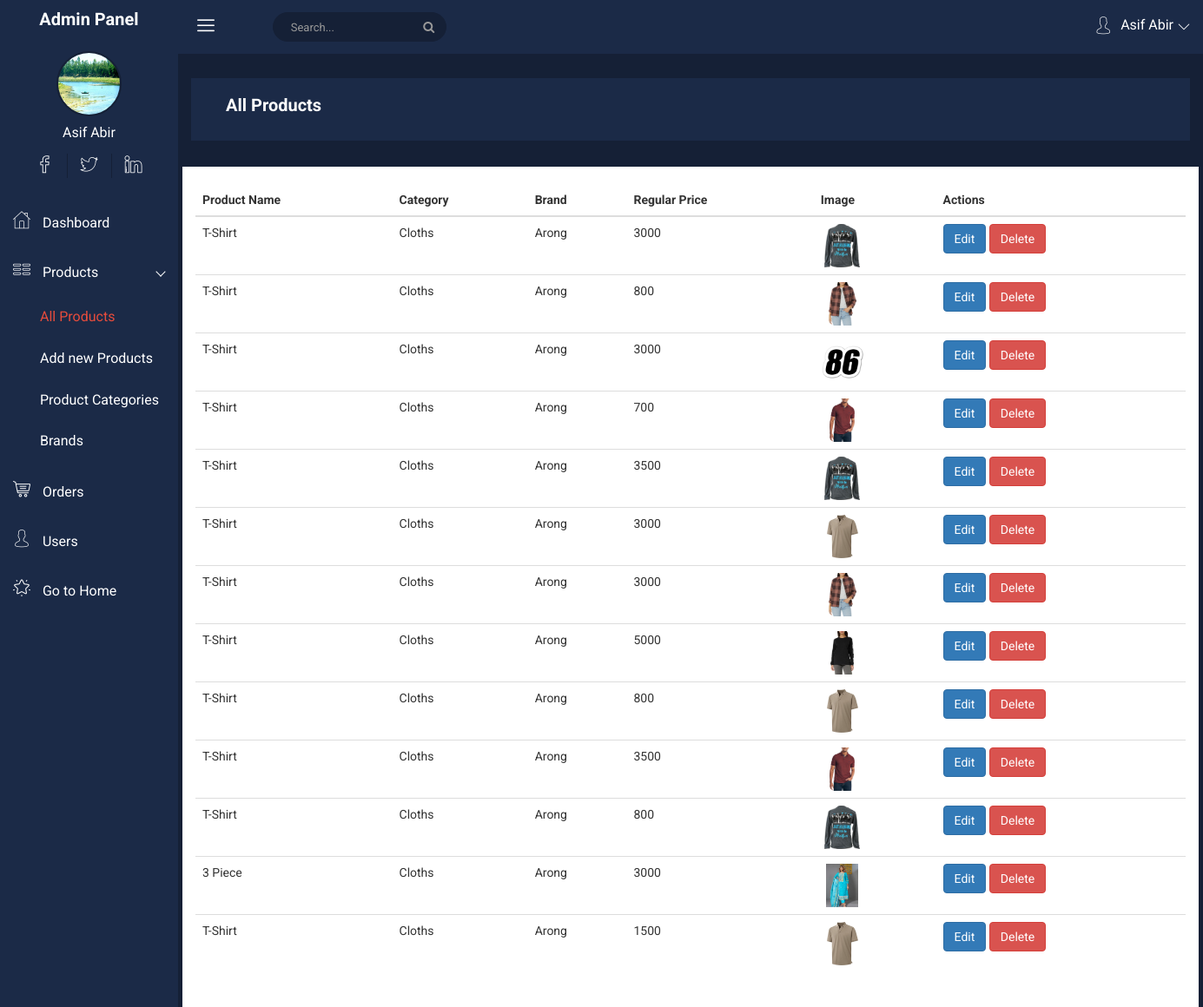
The app's page /project/admin/all-products.php (signed in) with its own data.
### tables this page shows
CREATE TABLE `products` (
  `id` int(11) NOT NULL,
  `name` varchar(255) NOT NULL,
  `regular_price` int(11) NOT NULL,
  `discount_price` int(11) NOT NULL,
  `image` varchar(255) NOT NULL,
  `short_description` text NOT NULL,
  `category_id` int(11) NOT NULL,
  `brand_id` int(11) NOT NULL,
  `created_at` timestamp NOT NULL DEFAULT current_timestamp()
);

CREATE TABLE `categories` (
  `id` int(11) NOT NULL,
  `name` varchar(255) NOT NULL
);

CREATE TABLE `brands` (
  `id` int(11) NOT NULL,
  `name` varchar(255) NOT NULL
);

### project/admin/all-products.php (the view, shortened to what this page needs)
<?php require_once "./headder.php" ?>
<?php require_once "./sidebar.php" ?>
<link rel="stylesheet" href="https://cdn.datatables.net/2.1.7/css/dataTables.dataTables.min.css">
    <div class="all-content-wrapper">
        <div class="container-fluid">
            <div class="row">
                <div class="col-lg-12 col-md-12 col-sm-12 col-xs-12">
                    <div class="logo-pro">
                        <a href="index.html"><img class="main-logo" src="img/logo/logo.png" alt="" /></a>
                    </div>
                </div>
            </div>
        </div>
        <?php
            require_once "./top-header.php";
        ?>
        <div class="container">
            <div class="row" style="background: #fff; padding: 20px 0">
                <div class="col-md-12">
                    <table id="example" class="table">
                        <thead>
                            <tr>
                                <th>Product Name</th>
                                <th>Category</th>
                                <th>Brand</th>
                                <th>Regular Price</th>
                                <th>Image</th>
                                <th>Actions</th>
                            </tr>
                        </thead>
                        <tbody>
                            <?php
                                $products = $conn->query("SELECT p.*, b.name as brand_name, c.name as category_name FROM `products` p
                                                          JOIN `brands` b ON p.brand_id = b.id
                                                          JOIN `categories` c ON p.category_id = c.id
                                                          ORDER BY p.id DESC");
                                if($products->num_rows > 0){
                                    while($product = $products->fetch_assoc()){
                            ?>
                            <tr>
                                <td><?= $product['name'] ?></td>
                                <td><?= $product['category_name'] ?></td>
                                <td><?= $product['brand_name'] ?></td>
                                <td><?= $product['regular_price'] ?></td>
                                <td><img src="../assets/images/products/<?= $product['image'] ?>" alt="" style="width: 50px; height: 50px; object-fit: contain;"></td>
                                <td>
                                    <a href="edit-product.php?id=<?= $product['id'] ?>" class="btn btn-primary">Edit</a>
                                    <button data-did="<?= $product['id'] ?>" class="btn btn-danger delBtn">Delete</button>
                                </td>
                            </tr>
                            <?php
                                    }
                                }
                            ?>
                        </tbody>
                    </table>
                </div>
            </div>
        </div>
    </div>
<?php require_once "./footer.php" ?>

### project/admin/css/main.css (style rules this page uses)
html { color: #222; font-size: 1em; line-height: 1.4; }
audio, canvas, iframe, img, svg, video { vertical-align: middle; }

### records on screen
products: name "T-Shirt", category.name "Cloths", brand.name "Arong", regular_price "3000", image (picture)
products: name "T-Shirt", category.name "Cloths", brand.name "Arong", regular_price "800", image (picture)
products: name "T-Shirt", category.name "Cloths", brand.name "Arong", regular_price "3000", image (picture)
products: name "T-Shirt", category.name "Cloths", brand.name "Arong", regular_price "700", image (picture)
products: name "T-Shirt", category.name "Cloths", brand.name "Arong", regular_price "3500", image (picture)
products: name "T-Shirt", category.name "Cloths", brand.name "Arong", regular_price "3000", image (picture)
products: name "T-Shirt", category.name "Cloths", brand.name "Arong", regular_price "3000", image (picture)
products: name "T-Shirt", category.name "Cloths", brand.name "Arong", regular_price "5000", image (picture)
products: name "T-Shirt", category.name "Cloths", brand.name "Arong", regular_price "800", image (picture)
products: name "T-Shirt", category.name "Cloths", brand.name "Arong", regular_price "3500", image (picture)
products: name "T-Shirt", category.name "Cloths", brand.name "Arong", regular_price "800", image (picture)
products: name "3 Piece", category.name "Cloths", brand.name "Arong", regular_price "3000", image (picture)
products: name "T-Shirt", category.name "Cloths", brand.name "Arong", regular_price "1500", image (picture)

### other values on screen
$_SESSION['user']['name'] "Asif Abir"
$breadcome "All Products"
